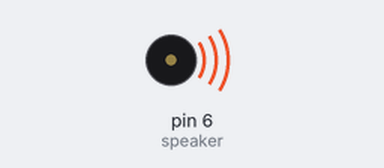
Bench run of a sketch on a simulated Arduino Uno, built with avr-gcc and run on an emulated ATmega328P. Parts: buzzer (waves = sounding).

Above: at 2.4 s.
Timing chart, 0 to 13.1 s (numbered marks = the images above):
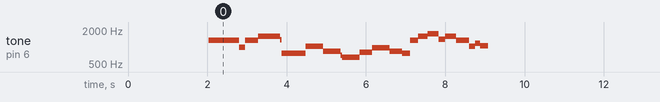

Measured:
- by itself, tone on pin 6 (speaker): plays 1304 Hz for 0.76 s, 999 Hz for 0.16 s, 1304 Hz for 0.32 s, 1546 Hz for 0.56 s, 1342 Hz for 0.04 s, 778 Hz for 0.60 s … (184 notes in this stretch)

The sketch:

SuperMarioPeizo.ino
```cpp
int const  C = 1911;
int const  C1 = 1804;
int const  D = 1703;
int const  Eb = 1607;
int const  E = 1517;
int const  F =1432;
int const  F1= 1352;
int const  G= 1276;
int const  Ab= 1204;
int const  A =1136;
int const  Bb =1073;
int const  B= 1012;
int const  c =955;
int const  c1 =902;
int const  d =851;
int const  eb= 803;
int const  e =758;
int const  f =716;
int const  f1 =676;
int const  g= 638;
int const  ab =602;
int const  a= 568;
int const  bb =536;
int const  b =506;

int const  p=0 ; //pause

int speaker = 6;
long vel = 25000;

void setup() {
    pinMode(speaker, OUTPUT);
    delay(2000);
}

int melod[] = {e, e, e, c, e, g, G, c, G, E, A, B, Bb, A, G, e, g, a, f, g, e, c, d, B, c};
int ritmo[] = {6, 12, 12, 6, 12, 24, 24, 18, 18, 18, 12, 12, 6, 12, 8, 8, 8, 12, 6, 12, 12, 6, 6, 6, 12};

void loop() {
    for (int i=0; i<24; i++) {
        int ton = melod[i];
        int tempo = ritmo[i];

        long tvalue = tempo * vel;

        playTone(ton, tvalue);

        delayMicroseconds(100000);
    }
    delay(10000);
}

void playTone(int tone_value, long tempo_value) {
     long tempo_position = 0;
     while (tempo_position < tempo_value) {
        digitalWrite(speaker, HIGH);
        delayMicroseconds(tone_value / 2);

        digitalWrite(speaker, LOW);
        delayMicroseconds(tone_value / 2);

        tempo_position += tone_value;
    }
}
```
